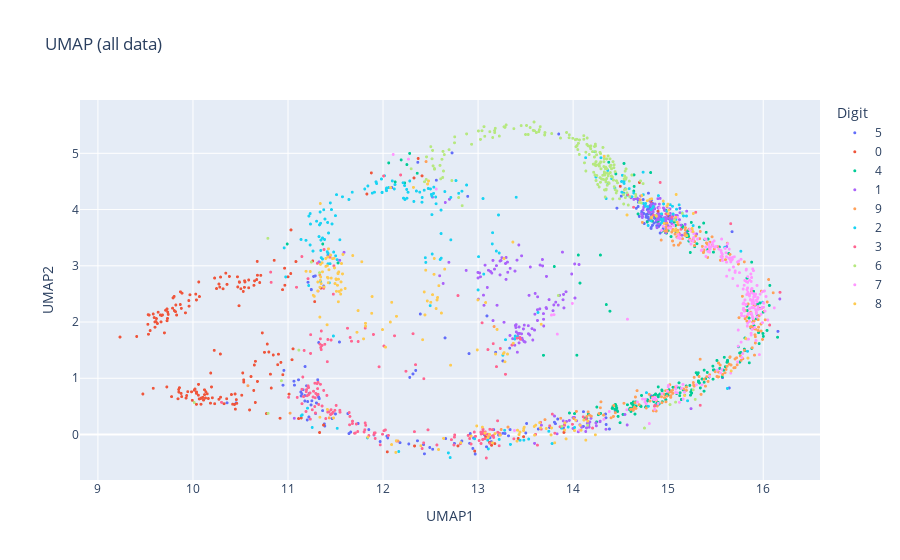

This figure's notebook cell:
### Code cell
import numpy as np
import umap
from sklearn.cluster import KMeans

def landmark_umap(X, n_clusters=10, n_components=2, random_state=0):
    # 1. クラスタリングでランドマーク選択
    kmeans = KMeans(n_clusters=n_clusters, random_state=random_state, n_init=10)
    kmeans.fit(X)
    landmarks = kmeans.cluster_centers_
    

    # 2. ランドマークUMAP学習
    umap_model = umap.UMAP(n_components=n_components, random_state=random_state)
    umap_model.fit(landmarks)

    # 3. 全データ射影
    X_emb = umap_model.transform(X)
    return X_emb

X_emb = landmark_umap(X, n_clusters=100)
fig = px.scatter(x=X_emb[:, 0], y=X_emb[:, 1], color=labels.astype(str),
                 title="UMAP (all data)",
                 labels={'x': 'UMAP1', 'y': 'UMAP2', 'color': 'Digit'})
fig.update_traces(marker=dict(size=3))
fig.show()

### Figure 1 — Plotly figure (JSON) as saved in the notebook; plotly's stock layout.template omitted (floating-point values rounded to 4 significant figures; data arrays with more than 128 entries replaced by an {"elided": "..."} marker saying what was removed)
{"data": [{"hovertemplate": "Digit=5<br>UMAP1=%{x}<br>UMAP2=%{y}<extra></extra>", "legendgroup": "5", "marker": {"color": "#636efa", "size": 3, "symbol": "circle"}, "mode": "markers", "name": "5", "showlegend": true, "type": "scattergl", "x": {"elided": "180 float values"}, "xaxis": "x", "y": {"elided": "180 float values"}, "yaxis": "y"}, {"hovertemplate": "Digit=0<br>UMAP1=%{x}<br>UMAP2=%{y}<extra></extra>", "legendgroup": "0", "marker": {"color": "#EF553B", "size": 3, "symbol": "circle"}, "mode": "markers", "name": "0", "showlegend": true, "type": "scattergl", "x": {"elided": "191 float values"}, "xaxis": "x", "y": {"elided": "191 float values"}, "yaxis": "y"}, {"hovertemplate": "Digit=4<br>UMAP1=%{x}<br>UMAP2=%{y}<extra></extra>", "legendgroup": "4", "marker": {"color": "#00cc96", "size": 3, "symbol": "circle"}, "mode": "markers", "name": "4", "showlegend": true, "type": "scattergl", "x": {"elided": "214 float values"}, "xaxis": "x", "y": {"elided": "214 float values"}, "yaxis": "y"}, {"hovertemplate": "Digit=1<br>UMAP1=%{x}<br>UMAP2=%{y}<extra></extra>", "legendgroup": "1", "marker": {"color": "#ab63fa", "size": 3, "symbol": "circle"}, "mode": "markers", "name": "1", "showlegend": true, "type": "scattergl", "x": {"elided": "220 float values"}, "xaxis": "x", "y": {"elided": "220 float values"}, "yaxis": "y"}, {"hovertemplate": "Digit=9<br>UMAP1=%{x}<br>UMAP2=%{y}<extra></extra>", "legendgroup": "9", "marker": {"color": "#FFA15A", "size": 3, "symbol": "circle"}, "mode": "markers", "name": "9", "showlegend": true, "type": "scattergl", "x": {"elided": "210 float values"}, "xaxis": "x", "y": {"elided": "210 float values"}, "yaxis": "y"}, {"hovertemplate": "Digit=2<br>UMAP1=%{x}<br>UMAP2=%{y}<extra></extra>", "legendgroup": "2", "marker": {"color": "#19d3f3", "size": 3, "symbol": "circle"}, "mode": "markers", "name": "2", "showlegend": true, "type": "scattergl", "x": {"elided": "198 float values"}, "xaxis": "x", "y": {"elided": "198 float values"}, "yaxis": "y"}, {"hovertemplate": "Digit=3<br>UMAP1=%{x}<br>UMAP2=%{y}<extra></extra>", "legendgroup": "3", "marker": {"color": "#FF6692", "size": 3, "symbol": "circle"}, "mode": "markers", "name": "3", "showlegend": true, "type": "scattergl", "x": {"elided": "191 float values"}, "xaxis": "x", "y": {"elided": "191 float values"}, "yaxis": "y"}, {"hovertemplate": "Digit=6<br>UMAP1=%{x}<br>UMAP2=%{y}<extra></extra>", "legendgroup": "6", "marker": {"color": "#B6E880", "size": 3, "symbol": "circle"}, "mode": "markers", "name": "6", "showlegend": true, "type": "scattergl", "x": {"elided": "200 float values"}, "xaxis": "x", "y": {"elided": "200 float values"}, "yaxis": "y"}, {"hovertemplate": "Digit=7<br>UMAP1=%{x}<br>UMAP2=%{y}<extra></extra>", "legendgroup": "7", "marker": {"color": "#FF97FF", "size": 3, "symbol": "circle"}, "mode": "markers", "name": "7", "showlegend": true, "type": "scattergl", "x": {"elided": "224 float values"}, "xaxis": "x", "y": {"elided": "224 float values"}, "yaxis": "y"}, {"hovertemplate": "Digit=8<br>UMAP1=%{x}<br>UMAP2=%{y}<extra></extra>", "legendgroup": "8", "marker": {"color": "#FECB52", "size": 3, "symbol": "circle"}, "mode": "markers", "name": "8", "showlegend": true, "type": "scattergl", "x": {"elided": "172 float values"}, "xaxis": "x", "y": {"elided": "172 float values"}, "yaxis": "y"}], "layout": {"legend": {"title": {"text": "Digit"}, "tracegroupgap": 0}, "title": {"text": "UMAP (all data)"}, "xaxis": {"anchor": "y", "domain": [0, 1], "title": {"text": "UMAP1"}}, "yaxis": {"anchor": "x", "domain": [0, 1], "title": {"text": "UMAP2"}}}}
